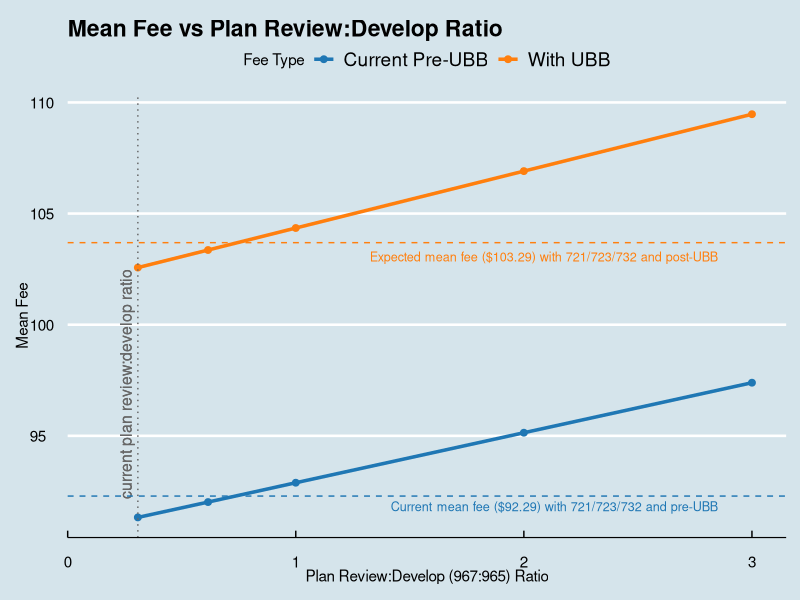

Recreate this plot in R.
## ---- chunk 1
#| echo: false
library(ggplot2)
library(ggthemes)
library(dplyr)
library(tidyr)
## ---- chunk 2
expected_revenue <- data.frame(
  review_plan_ratio = c(128/416, 256/416, 1, 2, 3),
  mean_fee = c(91.33, 92.02, 92.89, 95.14, 97.39),
  mean_fee_with_ubb = c(91.33+11.24, 92.02+11.34, 92.89+11.46, 95.14+11.77, 97.39+12.08)
)
## ---- chunk 3
# Reshape data from wide to long format
revenue_long <- pivot_longer(
  expected_revenue,
  cols = c(mean_fee, mean_fee_with_ubb),
  names_to = "fee_type",
  values_to = "mean_fee"
)

# Extract the first x-values of each series
first_points <- revenue_long %>%
  group_by(fee_type) %>%
  slice(1) %>%
  pull(review_plan_ratio)

# Plot the data
ggplot(revenue_long, aes(x = review_plan_ratio, y = mean_fee, color = fee_type)) +
  geom_line(size = 1.2) +
  geom_point(size = 2) +
  geom_vline(xintercept = first_points, linetype = "dotted", color = "grey40") +
  annotate(
    "text",
    x = first_points,
    y = min(revenue_long$mean_fee) + 6 ,  # slightly above lowest y-value
    label = "current plan review:develop ratio",
    angle = 90,
    vjust = -0.5,
    size = 4,
    color = "grey40"
  ) +
  # Add horizontal dashed line at current mean fee 721/723/732 (pre- 967/965)
  geom_hline(
    yintercept = 92.29,
    linetype = "dashed",
    color = "#1f77b4"
  ) +
  # Add label to horizontal line
  annotate(
    "text",
    x = max(revenue_long$review_plan_ratio) * 0.95,
    y = expected_revenue$mean_fee[1] + 0.5,
    label = "Current mean fee ($92.29) with 721/723/732 and pre-UBB",
    hjust = 1,
    size = 3.2,
    color = "#1f77b4"
  ) +
  # Add horizontal dashed line at current mean fee 721/723/732 (pre- 967/965)
  geom_hline(
    yintercept = 103.69,
    linetype = "dashed",
    color = "#ff7f0e"
  ) +
  # Add label to horizontal line
  annotate(
    "text",
    x = max(revenue_long$review_plan_ratio) * 0.95,
    y = expected_revenue$mean_fee_with_ubb[1] + 0.5,
    label = "Expected mean fee ($103.29) with 721/723/732 and post-UBB",
    hjust = 1,
    size = 3.2,
    color = "#ff7f0e"
  ) +
  # Custom x-axis to include zero
  scale_x_continuous(
    limits = c(0, max(revenue_long$review_plan_ratio) * 1.05),  # add a little padding
    expand = c(0, 0)
  ) +
  # Customize legend labels
  scale_color_manual(
    values = c("mean_fee" = "#1f77b4", "mean_fee_with_ubb" = "#ff7f0e"),
    labels = c("Current Pre-UBB", "With UBB"),
    name = "Fee Type"
  ) +
  labs(
    title = "Mean Fee vs Plan Review:Develop Ratio",
    x = "Plan Review:Develop (967:965) Ratio",
    y = "Mean Fee",
    color = "Fee Type"
  ) +
  theme_economist()

